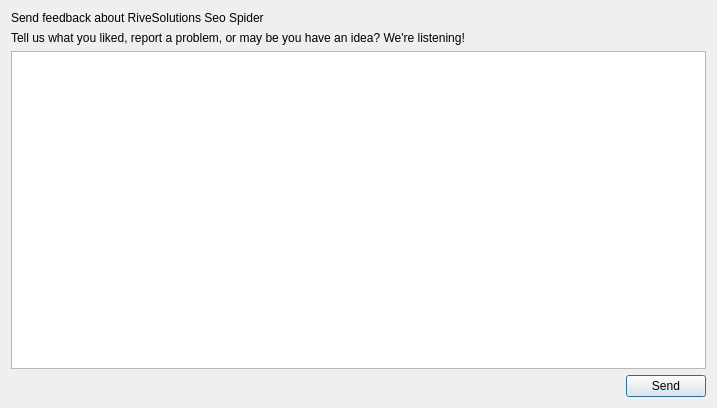
<?xml version="1.0" encoding="UTF-8"?>
<ui version="4.0">
 <class>FeedbackDialog</class>
 <widget class="QDialog" name="FeedbackDialog">
  <property name="geometry">
   <rect>
    <x>0</x>
    <y>0</y>
    <width>717</width>
    <height>408</height>
   </rect>
  </property>
  <property name="windowTitle">
   <string>Send feedback about RiveSolutions Seo Spider</string>
  </property>
  <layout class="QVBoxLayout" name="verticalLayout">
   <item>
    <layout class="QGridLayout" name="gridLayout">
     <item row="3" column="1">
      <spacer name="horizontalSpacer">
       <property name="orientation">
        <enum>Qt::Horizontal</enum>
       </property>
       <property name="sizeHint" stdset="0">
        <size>
         <width>40</width>
         <height>20</height>
        </size>
       </property>
      </spacer>
     </item>
     <item row="3" column="2">
      <widget class="QPushButton" name="sendButton">
       <property name="text">
        <string>Send</string>
       </property>
      </widget>
     </item>
     <item row="2" column="0" colspan="3">
      <widget class="QTextEdit" name="textEdit"/>
     </item>
     <item row="0" column="0" colspan="3">
      <widget class="QLabel" name="headerLabel">
       <property name="text">
        <string>Send feedback about RiveSolutions Seo Spider</string>
       </property>
      </widget>
     </item>
     <item row="1" column="0" colspan="3">
      <widget class="QLabel" name="label_2">
       <property name="text">
        <string>Tell us what you liked, report a problem, or may be you have an idea? We're listening!</string>
       </property>
       <property name="wordWrap">
        <bool>true</bool>
       </property>
      </widget>
     </item>
    </layout>
   </item>
  </layout>
 </widget>
 <resources/>
 <connections/>
</ui>
